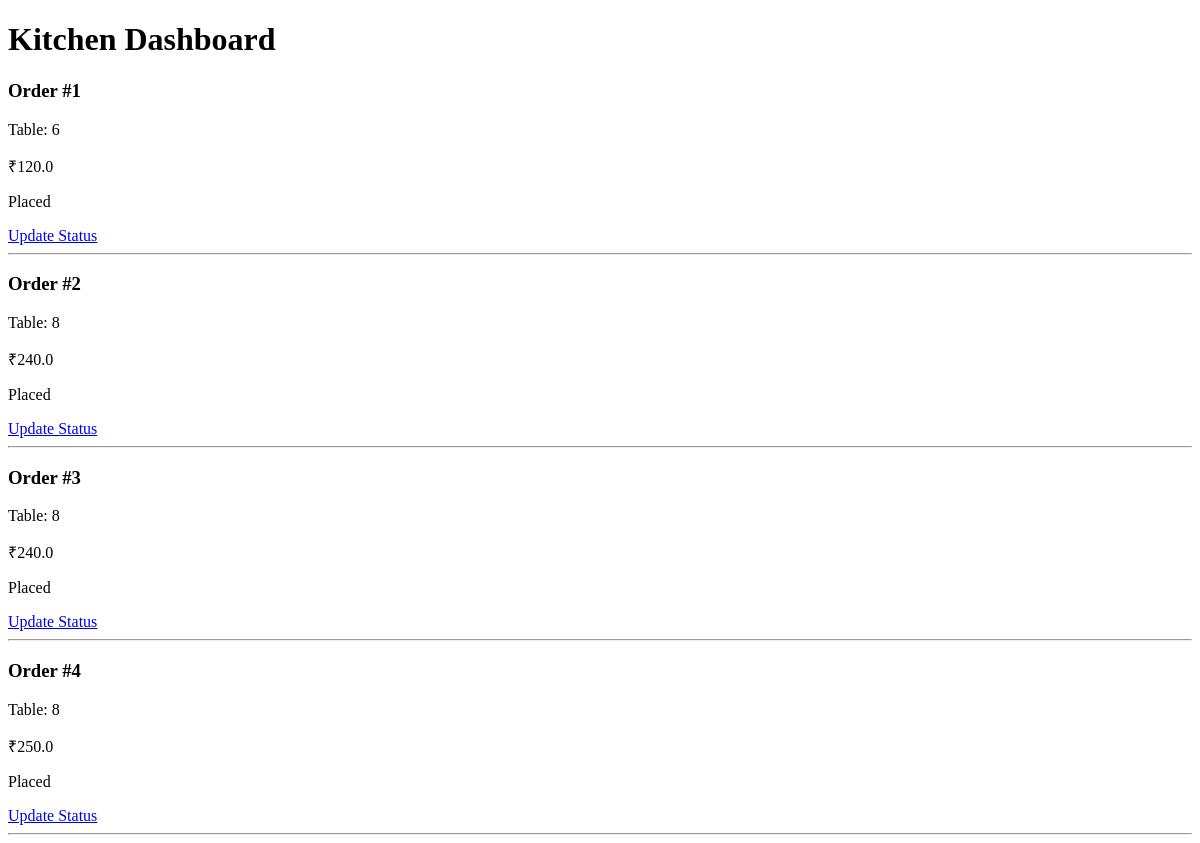
Before: /kitchen with the older database file.
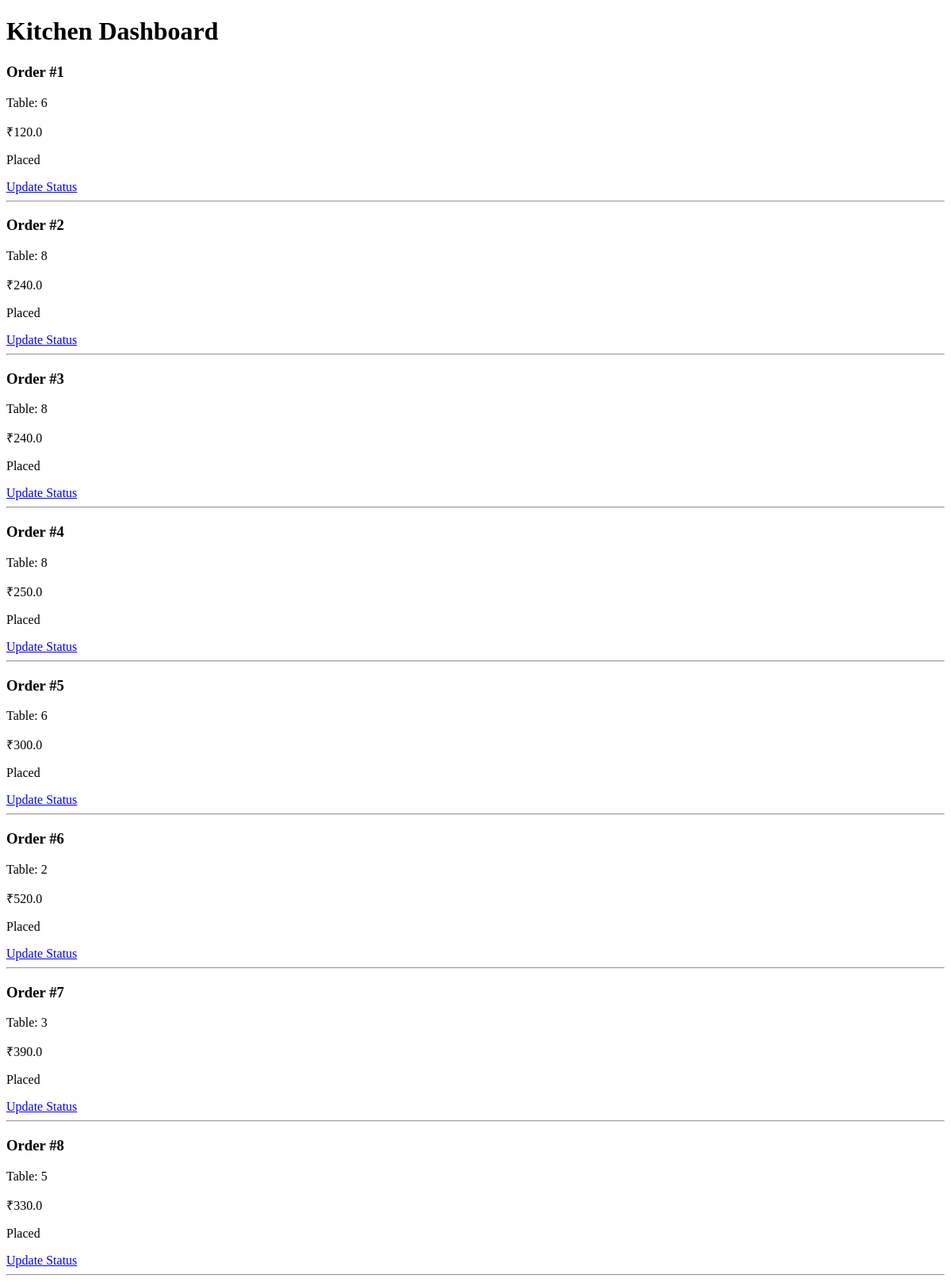
After: the same page with the newer database file.
### tables this page shows
CREATE TABLE orders(
        id INTEGER PRIMARY KEY AUTOINCREMENT,
        table_no INTEGER,
        total REAL,
        status TEXT
    );

### app.py (the view)
@app.route("/kitchen")
def kitchen():
    conn = get_db()
    orders = conn.execute(
        "SELECT * FROM orders"
    ).fetchall()
    conn.close()
    return render_template(
        "kitchen.html",
        orders=orders
    )

### app.py (called while the page is built)
def get_db():
    conn = sqlite3.connect(DATABASE)
    conn.row_factory = sqlite3.Row
    return conn

### templates/kitchen.html (shortened to what this page needs)
<!DOCTYPE html>
<html>
<head>
</head>
<body>
<h1>Kitchen Dashboard</h1>
{% for order in orders %}
<div>
<h3>
Order #{{ order.id }}
</h3>
<p>
Table: {{ order.table_no }}
</p>
<p>
₹{{ order.total }}
</p>
<p>
{{ order.status }}
</p>
<a href="/update_status/{{ order.id }}">
Update Status
</a>
<hr>
</div>
{% endfor %}
</body>
</html>

Changed rows visible on the page:
added orders: id "5", table_no "6", total "300.0", status "Placed"
added orders: id "6", table_no "2", total "520.0", status "Placed"
added orders: id "7", table_no "3", total "390.0", status "Placed"
added orders: id "8", table_no "5", total "330.0", status "Placed"
